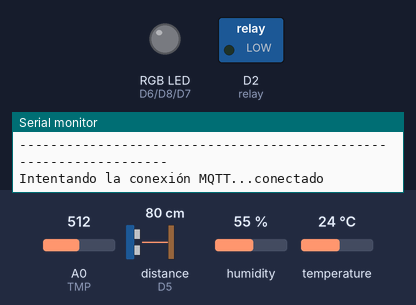
Recording of a sketch running on a simulated ESP8266 (NodeMCU). Shown: switched loads named in the sketch (green lamp = pin HIGH), an RGB LED mixed from three pins (HIGH = lit), the last lines printed to the serial monitor. Wiring (inferred from the names in the program): ultrasonic range finder: trigger D4; echo D5. Inputs (shaded band) come from the test bench; at power-on: A0 (TMP) = 512, humidity 55 %, distance to the obstacle (sensor on D5) 80 cm, temperature 24 °C. The echo pulse lasts 58.3 µs per cm; dim RGB values are drawn brighter than linear; WiFi joins after 1.5 s; servers stay silent unless stated; random numbers use the default seed unless the sketch sets one; no MQTT or app messages arrive unless stated; pins used as bus, display or sensor lines are not drawn.

Above: at 2.7 s.
2.8 s: A0 (TMP) set to 541
At 9.6 s:
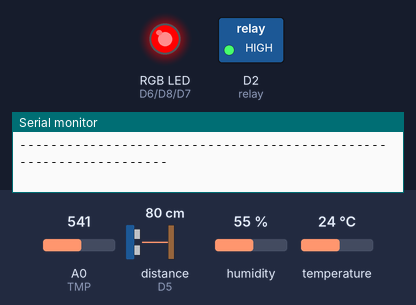
10.6 s: A0 (TMP) set to 569
At 20.4 s:
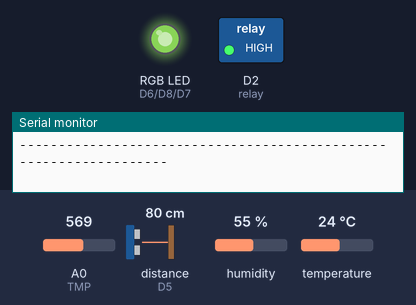
21.2 s: humidity set to 27 %
31.5 s: humidity set to 24 %
At 42.0 s:
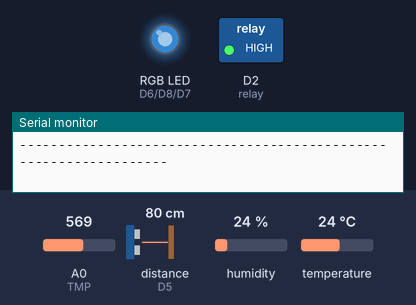
42.3 s: distance to the obstacle (sensor on D5) set to 10 cm
52.5 s: distance to the obstacle (sensor on D5) set to 7 cm
At 63.1 s:
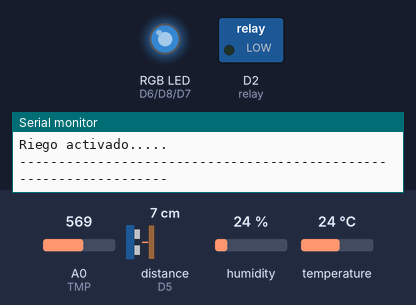
Timing chart, 0 to 64.3 s (numbered marks = the images above; inputs shaded):
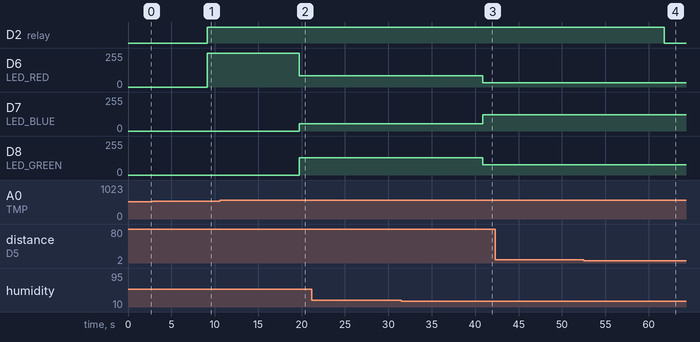

The sketch:

SistemaRiego.ino
```cpp
//Libreria para conectar la placa ESP a la red Wifi
#include <ESP8266WiFi.h>
//Una biblioteca cliente para mensajería MQTT.Esta biblioteca le permite enviar y recibir mensajes MQTT.
#include <PubSubClient.h>
//Libreria para manejar el sensor DHT
#include <DHT.h>
//Pines usados
#define TMP A0 //Para el Sensor de Humeda del Suelo
#define DHTPIN D1 // Para el DHT11
#define LED_RED D6 //RED :D6
#define LED_BLUE D7 //BLUE:D8
#define LED_GREEN D8 //GREEN:D7
#define relay D2 //Relay:D2
#define PinTrig D4 //Sensor ultrasonido:Pin Trigger ->2
#define PinEcho D5 //Sensor ultrasonido:Pin Echo ->14

//const int PinTrig = 2;  //D4
//const int PinEcho = 14 ;  //D5


//Valores de referencia para los estados de Humedad
#define seco 1
#define normal 2
#define humedo 3

//Valores de referencia para los estados de Temperatura
#define frio 1
#define optimo 2
#define caliente 3

//Valores de referencia para los estados de Humedad_suelo
#define sueloseco 1
#define suelohumedo 2
#define suelomuyhumedo 3

//Valor de referencia para el tipo de riego
#define tipoautomatico false
#define tipomanual true

// Datos de la red a conectarse
const char* ssid = "Wifi leyco";
const char* password = "18200069";
const char* mqtt_server = "192.168.1.38";//IP del servidor,que en este caso es local

//Definimos el tipo de sensor DHT
#define DHTTYPE DHT11
//Declaracion sensor DHT11
DHT dht(DHTPIN, DHTTYPE);
//Declaracion cliente Wifi
WiFiClient espClient;
//Declaracion cliente MQTT
PubSubClient client(espClient);


//Variables globales
int humedad_suelo;//Almacena el valor de humedad_suelo
float temp;//Almacena el valor de temperatura
float humedad;//Almacena el valor de humedad

//true:Activa la bomba cuando sea tipo riego automatico
//false:Desactiva la bomba  cuando sea tipo riego automatico
//Se obtiene el valor en la funcion determinarEstado()
bool riego_automatico;

//true:Activa la bomba cuando sea tipo riego manual
//false:Desactiva la bomba cuando sea tipo riego manual
//Se obtiene el valor desde el dashboard,suscribiendose al topico ../riegomanual
bool riego_manual=false;


//Variables que almacenaran el estado en el que se encuentre la lectura correspondiente
int estado_humedad;
int estado_temperatura;
int estado_humedadsuelo;

String texto_humedad;
String texto_temperatura;
String texto_humedadsuelo;

unsigned long lastMsg = 0;

//Variable para determinar que tipo de riego realizar:Manual o Automatico
//Se suscribe al topico .../tiporiego para saberlo
float tiporiego=false; //De manera predeterminada sera automatico
/*
#define MSG_BUFFER_SIZE  (50)
char msg[MSG_BUFFER_SIZE];
int value = 0;
*/

const String topicTipoRiego ="casa/jardin/tiporiego";
const String topicRiegoManual ="casa/jardin/riegomanual";

//Para el sensor ultrasonido---------------------
// Constante velocidad sonido en cm/s
const float VelSon = 34000.0;

// Número de muestras
const int numLecturas = 25;//Cantidad de lecuras que realiza el ultrasonido hasta arrojar una media

// Distancia a los 100 ml y vacío
//Esto variara segun el recipiente ,se hicieron estas mediciones para determinar su valor
const float distancia100 = 1.38; //Altura del liquido a 100ml
const float distanciaVacio = 11.21; //Altura desde el ultrasonido hasta el fondo del recipiente cuando esta vacio


float lecturas[numLecturas]; // Array para almacenar lecturas
int lecturaActual = 0; // Lectura por la que vamos
float total = 0; // Total de las que llevamos
float media = 0; // Media de las medidas
bool primeraMedia = false; // Para saber que ya hemos calculado por lo menos una media


float distanciaLleno ; //Almacena la distancia del recipiente que esta con liquido
float cantidadLiquido ; //Almacena la cantidad del liquido en el recipiente
int porcentaje ; //Almacena el procentaje de liquido en el recipiente

//--------------------------------------------------------FUNCIONES------------------------------------------------------------------------------------------
//Funcion para realizar la lectura de la humedad-temperatura-humedadsuelo
void lecturaValores(){
  // Leemos la humedad del suel0 y realizamos un mapeo para transformar los valores a un rango de 0 a 100
    humedad_suelo = map(analogRead(TMP), 0, 1023, 100, 0);
   // Leemos la humedad relativa
    humedad = dht.readHumidity();
   // Leemos la temperatura en grados centígrados (por defecto)
    temp = dht.readTemperature();
}
//Funcion para mostrar por monitorSerial los valores leidos de temperatura-humedad-humedadSuelo
void MostrarValores(){
    Serial.print("Humedad: ");
    Serial.print(humedad);
    Serial.print("% ");
    Serial.print("Temperatura: ");
    Serial.print(temp);
    Serial.print(" *C ");
    Serial.print("Humedad del Suelo: ");
    Serial.print(humedad_suelo);
    Serial.println("% ");
}

void inicializarArray(){
   for (int i = 0; i < numLecturas; i++)
  {
    lecturas[i] = 0;
  }
}

//Funcion para conectar la placa a la red Wifi
void setup_wifi() {
  delay(10);
  Serial.println();
  Serial.print("Conectandose a ");
  Serial.println(ssid);

  WiFi.mode(WIFI_STA);
  //Iniciando Conexion
  WiFi.begin(ssid, password);
 //Bucle que se ejecuta hasta que se conecte
  while (WiFi.status() != WL_CONNECTED) {
    delay(500);
    Serial.print(".");
  }
  randomSeed(micros());
  Serial.println("");
  Serial.println("WiFi conectado");
  Serial.println("Direccion IP: ");
  Serial.println(WiFi.localIP());
}


/*
Si el cliente se configura como SUSCRIPTOR,se debe proporcionar una callback en el constructor.
Esta funcion se llamara cuando llegan nuevos mensajes al cliente
*/
void callback(char* topic, byte* payload, unsigned int length) {
  Serial.print("Mensaje recibido de [");
  Serial.print(topic);
  Serial.print("] ");
  String payload_;
  String topic_=topic;
  for (int i = 0; i < length; i++) {
    //Concatena los caracteres en una variable cadena
    payload_+=(char)payload[i];
  }
  Serial.print(" --->");
  Serial.println(payload_);
  //Si el mesaje se recibe del topic ...
  if(topic_==topicTipoRiego){
     if(payload_ == "true"){
      tiporiego=true;
     }
     else{
      tiporiego=false;
     }
  }
  else if(topic_ == topicRiegoManual){
      if(payload_ == "true"){
      riego_manual=true;
     }
     else{
      riego_manual=false;
     }

  }

}


//Funcion para reconexion al broker
void reconnect() {
  while (!client.connected()) {
      // Comprueba si el cliente esta conectado al broker
      /*la funcion devuelve
        true: el cliente esta conectado
        false: el cliente no esta conectado
        */
    Serial.print("Intentando la conexión MQTT...");
    // Crea una ID Random para el cliente
    String clientId = "ESP8266Client-";
    clientId += String(random(0xffff), HEX);
    // Intenta conectar con los parametros establecidos al cliente MQTT con el broker
        /*true:conexion exitosa
          false:conexion fallida*/
    if (client.connect(clientId.c_str())) {
      Serial.println("conectado");
      //Luego puede poner lineas de suscripcion al topic especifico o publicar
        client.subscribe(topicTipoRiego.c_str()); //Suscribiendose para recibir que tipo de riego desea
        client.subscribe(topicRiegoManual.c_str()); //Suscribiendose para determinar si riega o no manualmente
      }
      else {
      Serial.print(" fallo conexion, rc=");
      //Mostrando el tipo de error de conexion
      Serial.print(client.state());
      Serial.println(" ...intentando denuevo en 5 segundos");
      delay(5000);
    }
  }
}


//Funcion para encender el led_rgb
void color (int R, int G, int B) {
  analogWrite(LED_RED, R);
  analogWrite(LED_GREEN, G);
  analogWrite(LED_BLUE, B);
}


//Funciones para determinar los estados
//Funcion para determinar el estado de la temperatura
void hallarestado_Temperatura(){
  //Si la temperatura es frio
  if(temp>=0 && temp<=18){
    estado_temperatura=frio;
    texto_temperatura="Temperatura: Frio";
  }
  //Si la temperatura es optima
  else if(temp>18 && temp<=30){
    estado_temperatura=optimo;
    texto_temperatura="Temperatura: Optima";
  }
  //Si la temperatura es caliente
  else if(temp>30 && temp<=50){
    estado_temperatura=caliente;
    texto_temperatura="Temperatura: Caliente";
  }
  else{
    estado_temperatura=0;
    texto_temperatura="Temperatura NA";
    }
}
//Funcion para determinar el estado de la Humedad
void hallarestado_Humedad(){
  //Si la humedad es seco
  if(humedad>=0 && humedad<=25){
    estado_humedad=seco;
    texto_humedad="Huemdad: Ambiente Seco";
  }
  //Si la humedad es optima
  else if(humedad>25 && humedad<=55){
    estado_humedad=normal;
    texto_humedad="Huemdad: Ambiente Humedo/Normal";
  }
  //Si la humedad es humeda
  else if(humedad>55 && humedad<=100){
    estado_humedad=humedo;
    texto_humedad="Huemdad: Ambiente muy Humedo";
  }
  else{
    estado_humedad=0;
    texto_humedad="Huemdad NA";
  }
}


//Funcion para determinar el estado de la HumedadSuelo
void hallarestado_HumedadSuelo(){
  //Si la humedad_suelo es seco
  if(humedad_suelo>=0 && humedad_suelo<=20){
    estado_humedadsuelo=sueloseco;
    texto_humedadsuelo="Humedad del suelo: Suelo Seco";
  }
  //Si la humedad_suelo es humedo
  else if(humedad_suelo>20 && humedad_suelo<=45){
    estado_humedadsuelo=suelohumedo;
    texto_humedadsuelo="Humedad del suelo: Suelo Humedo";
  }
  //Si la humedad_suelo es muy humedo
  else if(humedad_suelo>45 && humedad_suelo<=100){
    estado_humedadsuelo=suelomuyhumedo;
    texto_humedadsuelo="Humedad del suelo: Suelo muy Humedo";
  }
   else{
    estado_humedadsuelo=0;
    texto_humedadsuelo="Huemdad del Suelo NA";
    }
}

void mostrarEstados(){
  Serial.print(texto_temperatura);
  Serial.print(" ; ");
  Serial.print(texto_humedad);
  Serial.print(" ; ");
  Serial.println(texto_humedadsuelo);
}

void activar_riego(){
    Serial.println("Riego activado.....");
    //El relay se activa con un LOW
    digitalWrite(relay,LOW);
    //Podemos prender un led
}

void apagar_riego(){
    Serial.println("Riego apagado.....");
    //El relay se desactiva con un HIGH
    digitalWrite(relay,HIGH);
   //Podemos apagar el led
}

//Para determinar el estado de los valores temperatura-humedad-humedadsuelo y encender el led segun los valores
void determinarEstado(){
  //Primero determinamos los estados de las variables
  hallarestado_Temperatura();
  hallarestado_Humedad();
  hallarestado_HumedadSuelo();
  mostrarEstados();
  if(estado_humedad==seco && estado_temperatura==frio && estado_humedadsuelo==sueloseco ){
    color(9,224,247);
    //Riego
    riego_automatico=true;
  }
  else if(estado_humedad==normal && estado_temperatura==frio && estado_humedadsuelo==sueloseco){
    color(255,192,0);
    //Riego
    riego_automatico=true;
  }
  else if(estado_humedad==humedo && estado_temperatura==frio && estado_humedadsuelo==sueloseco){
    color(183,196,60);
    //Riego
    riego_automatico=true;
  }
  else if(estado_humedad==seco && estado_temperatura==optimo && estado_humedadsuelo==sueloseco){
    color(252,4,187);
    //Riego
    riego_automatico=true;
  }
  else if(estado_humedad==normal && estado_temperatura==optimo && estado_humedadsuelo==sueloseco){
    color(3,45,253);
    //Riego
    riego_automatico=true;
  }
  else if(estado_humedad==humedo && estado_temperatura==optimo && estado_humedadsuelo==sueloseco){
    color(145,250,6);
    //Apagado
    riego_automatico=false;
  }
  else if(estado_humedad==seco && estado_temperatura==caliente && estado_humedadsuelo==sueloseco){
    color(196,89,17);
    //Riego
    riego_automatico=true;
  }
  else if(estado_humedad==normal && estado_temperatura==caliente && estado_humedadsuelo==sueloseco){
    color(112,48,160);
    //Riego
    riego_automatico=true;
  }
  else if(estado_humedad==humedo && estado_temperatura==caliente && estado_humedadsuelo==sueloseco){
    color(255,255,0);
    //Apagado
    riego_automatico=false;
  }
  else if(estado_humedad==seco && estado_temperatura==frio && estado_humedadsuelo==suelohumedo){
    color(255,102,153);
    //Riego
    riego_automatico=true;
  }
  else if(estado_humedad==normal && estado_temperatura==frio && estado_humedadsuelo==suelohumedo){
    color(166,166,166);
    //Apagado
    riego_automatico=false;
  }
  else if(estado_humedad==humedo && estado_temperatura==frio && estado_humedadsuelo==suelohumedo){
    color(255,152,1);
    //Apagado
    riego_automatico=false;
  }
  else if(estado_humedad==seco && estado_temperatura==optimo && estado_humedadsuelo==suelohumedo){
    color(31,78,121);
    //Riego
    riego_automatico=true;
  }
  else if(estado_humedad==normal && estado_temperatura==optimo && estado_humedadsuelo==suelohumedo){
    color(83,129,53);
    //Apagado
    riego_automatico=false;
  }
  else if(estado_humedad==humedo && estado_temperatura==optimo && estado_humedadsuelo==suelohumedo){
    color(195,64,61);
    //Apagado
    riego_automatico=false;
  }
   else if(estado_humedad==seco && estado_temperatura==caliente && estado_humedadsuelo==suelohumedo){
    color(221,35,75);
    //Riego
    riego_automatico=true;
  }
   else if(estado_humedad==normal && estado_temperatura==caliente && estado_humedadsuelo==suelohumedo){
    color(222,29,227);
    //Apagado
    riego_automatico=false;
  }
    else if(estado_humedad==humedo && estado_temperatura==caliente && estado_humedadsuelo==suelohumedo){
    color(104,246,128);
    //Riego
    riego_automatico=true;
  }
    else if(estado_humedadsuelo==suelomuyhumedo){
     color(255,0,0);
    //Apagado
    riego_automatico=false;
  }
}

// Funcion que inicia la secuencia del Trigger para comenzar a medir distancia
void iniciarTrigger()
{
  // Ponemos el Triiger en estado bajo y esperamos 2 ms
  digitalWrite(PinTrig, LOW);
  delayMicroseconds(2);

  // Ponemos el pin Trigger a estado alto y esperamos 10 ms
  digitalWrite(PinTrig, HIGH);
  delayMicroseconds(10);

  // Comenzamos poniendo el pin Trigger en estado bajo
  digitalWrite(PinTrig, LOW);
}

void MostrarUltrasonido(){
   // Solo mostramos si hemos calculado por lo menos una media
  if (primeraMedia)
  {
    distanciaLleno = distanciaVacio - media;
    cantidadLiquido = distanciaLleno * 100 / distancia100;
    porcentaje = (int) (distanciaLleno * 100 / distanciaVacio);
    Serial.print("Distancia lleno promedio: ");
    Serial.print(media);
    Serial.println(" cm");

    Serial.print("Cantidad liquido: ");
    Serial.print(cantidadLiquido);
    Serial.println(" ml");

    Serial.print("Porcentaje liquido: ");
    Serial.print(porcentaje);
    Serial.println(" %");
  }
}

void lecturaUltrasonido(){
  // Eliminamos la última medida
  total = total - lecturas[lecturaActual];

  iniciarTrigger();

  // La función pulseIn obtiene el tiempo que tarda en cambiar entre estados, en este caso a HIGH
  unsigned long tiempo = pulseIn(PinEcho, HIGH);

  // Obtenemos la distancia en cm, hay que convertir el tiempo en segudos ya que está en microsegundos
  // por eso se multiplica por 0.000001
  float distancia = tiempo * 0.000001 * VelSon / 2.0;

  // Almacenamos la distancia en el array
  lecturas[lecturaActual] = distancia;

  // Añadimos la lectura al total
  total = total + lecturas[lecturaActual];

  // Avanzamos a la siguiente posición del array
  lecturaActual = lecturaActual + 1;

  // Calculamos la media
  media = total / numLecturas;

  delay(200);
}

void setup() {

  // Definimos los pins
  //Led RGB
  pinMode(LED_RED, OUTPUT); // Red: D6
  pinMode(LED_GREEN, OUTPUT); // Green: D8
  pinMode(LED_BLUE, OUTPUT); // Blue: D7
   //Pin Relay
   pinMode(relay,OUTPUT);
  //Inicializamos el Sensor DHT11
  dht.begin();
  // Ponemos el pin Trig en modo salida
  pinMode(PinTrig, OUTPUT);
  // Ponemos el pin Echo en modo entrada
  pinMode(PinEcho, INPUT);
  //Inicializar array de lectura de ultrasonido
  inicializarArray();
  Serial.begin(115200);
  //Conectadose a la red Wifi
  setup_wifi();
  //Establece los parametros del broker : direccion y puerto
  client.setServer(mqtt_server, 1883);
  //Establece la función de devolución de llamada de mensajes(callback).
    //callback: es un puntero a la funcion de callback,la cual se llama cuando llega un mensaje para la suscripcion hecha por el cliente
  client.setCallback(callback);
  //Empieza apagado el led rgb
  digitalWrite(LED_RED,LOW);
  digitalWrite(LED_GREEN,LOW);
  digitalWrite(LED_BLUE,LOW);
}


void loop() {
   Serial.println("------------------------------------------------------------------");
   // Comprobando si el cliente esta conectado al broker
    if (!client.connected()) {
      //Si no esta conectando se intenta la reconexion
      reconnect();
    }
    /*La funcion loop() debe llamarse con frecuencia para permitir que el cliente procese los mensajes
     * entrantes y mantenga su conexion  con el broker
    */
    client.loop();

     //EMPEZAMOS :D .....
    //Iniciamos con la lectura del sensor ultrasonido el cual sera una media para tener mas precision
    while(lecturaActual<numLecturas){
       lecturaUltrasonido();
    }
    // Comprobamos si hemos llegado al final del array de lectura
    if (lecturaActual>= numLecturas)
    {
      primeraMedia = true;
      lecturaActual = 0;
    }

    //Luego realizamos la lectura de valores del DHT11 y el Higrometro
    lecturaValores();
    if (isnan(humedad) || isnan(temp) ) {
        Serial.println("Error obteniendo los datos del sensor DHT11");
        return;
    }

    //SI TODO ESTA OK ,MOSTRAMOS LOS VALORES LEIDOS
     //Mostamos los valores de lectura del ultrasonido
     MostrarUltrasonido();
    //Mosramos los valores de lectura del DHT11 e Higrometro
     MostrarValores();

  //millis():Devuelve el número de milisegundos transcurridos desde que la placa Arduino comenzó a ejecutar el programa actual.
  unsigned long now = millis();
  if (now - lastMsg > 5000) {
    lastMsg = now;
   client.publish("casa/jardin/temperatura", String(temp).c_str());
   delay(100);
   client.publish("casa/jardin/humedad", String(humedad).c_str());
   delay(100);
   client.publish("casa/jardin/humedadsuelo", String(humedad_suelo).c_str());
   delay(100);
   client.publish("casa/jardin/cantidadLiquido", String(cantidadLiquido).c_str());
   delay(100);
   client.publish("casa/jardin/porcentajeLiquido", String(porcentaje).c_str());
  }

  delay(2000);
  //Encendemos el led rgb segun el valor de los estados
  determinarEstado();

//Condicional para porcentaje de liquido en el recipiente debe ser mayor a 25 para regar,caso contrario no hay liquido
//suficiente y debe apagarse la bomba de agua,el porcentaje depende del recipiente
  if(porcentaje>25){
      //Empezamos el riego
      //Si el riego es manual
      if(tiporiego){
      Serial.println("Tipo de Riego:Manual");
      //Comprobamos si el riego manual es true o false
      if(riego_manual){
        activar_riego();
      }else{
        apagar_riego();
      }
    }
    //Si el riego es automatico
    else{
      Serial.println("Tipo de Riego:Automatico");
      //
       if(riego_automatico){
        activar_riego();
      }else{
        apagar_riego();
      }
    }
  }
  else{
    apagar_riego();
    Serial.println("No es posible regar,llene liquido al recipiente....");
  }

  Serial.println("------------------------------------------------------------------");
  delay(3000);
}
```

Measured:
- the behaviour switches between 557 and 558 on A0 (TMP) (found by bisection; images 1 and 2)
- the behaviour switches between 26 and 25 % on humidity (found by bisection; images 2 and 3)
- the behaviour switches between 9 and 8 cm on distance to the obstacle (sensor on D5) (found by bisection; images 3 and 4)
- after the input at 10.6 s, D6 (LED_RED): 255/255 → 83/255 after 9.1 s; D7 (LED_BLUE): 0/255 → 53/255 after 9.1 s; D8 (LED_GREEN): 0/255 → 129/255 after 9.1 s
- after the input at 31.5 s, D6 (LED_RED): 83/255 → 31/255 after 9.4 s; D7 (LED_BLUE): 53/255 → 121/255 after 9.4 s; D8 (LED_GREEN): 129/255 → 78/255 after 9.4 s
- after the input at 52.5 s, D2 (relay): HIGH → LOW after 9.3 s
